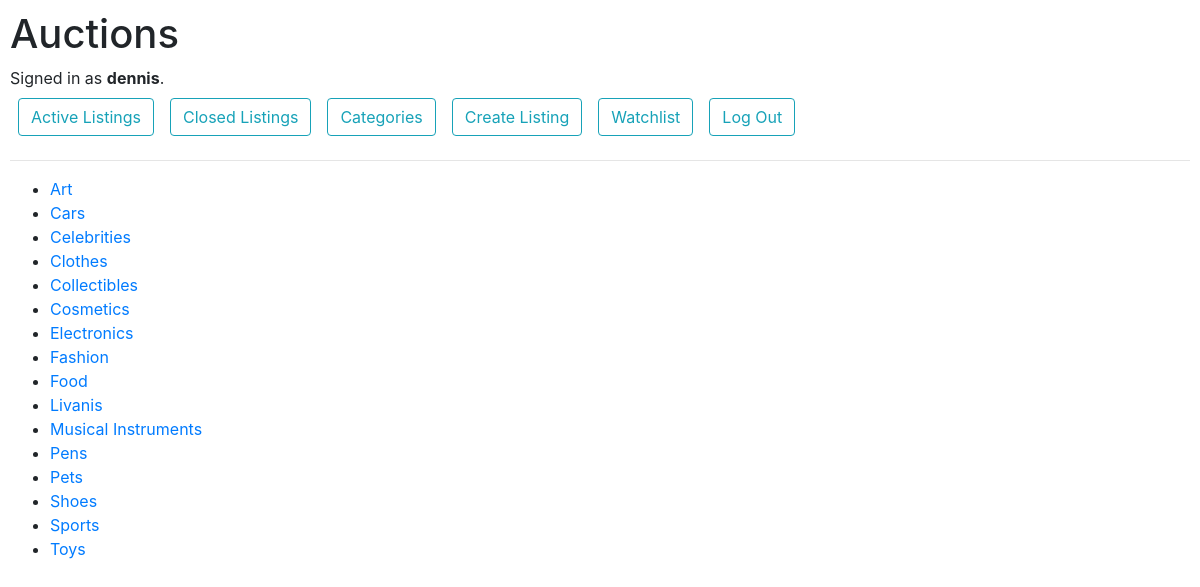
Page /categories/ (signed in) on the committed database.
### auctions/models.py (models this page shows, shortened)
class User(AbstractUser):
    pass

class Category(models.Model):
    category = models.CharField(max_length=20)
    class Meta:
        verbose_name = "Category"
        verbose_name_plural = "Categories"
        ordering = ['category']

### auctions/views.py (the view)
# urls.py: path("categories/", views.select_categories, name="select_categories"),
def select_categories(request):
    return render(request, "auctions/categories.html", {
        "categories": Category.objects.all()
    })

### auctions/templates/auctions/categories.html
{% extends "auctions/layout.html" %}
{%block body%}
    <ul>
        {% for category in categories%}
        <li><a href="{% url 'category' category.category %}">{{category.category}}</a>
        {%endfor%}
    </ul>
{%endblock%}

### auctions/templates/auctions/layout.html (shortened to what this page needs)
{% load static %}
<!DOCTYPE html>
<html lang="en">
    <head>
        <link rel="stylesheet" href="https://stackpath.bootstrapcdn.com/bootstrap/4.4.1/css/bootstrap.min.css">
        <link href="{% static 'auctions/styles.css' %}" rel="stylesheet">
    </head>
    <body>
        <h1>Auctions</h1>
        <div>
            {% if user.is_authenticated %}
                Signed in as <strong>{{ user.username }}</strong>.
            {% else %}
                Not signed in.
            {% endif %}
        </div>
        <ul class="nav">
            <li class="nav-item">
                <a class="btn btn btn-outline-info btn-md m-2" href="{% url 'index' %}">Active Listings</a>
            </li>
            <li class="nav-item">
                <a class="btn btn btn-outline-info btn-md m-2" href="{% url 'closed_listings' %}">Closed Listings</a>
            </li>
            <li class="nav-item">
                <a class="btn btn btn-outline-info btn-md m-2" href="{% url 'select_categories'%}">Categories</a>
            </li>
            {% if user.is_authenticated %}
                <li class="nav-item float-right">
                    <a class="btn btn-outline-info btn-md m-2" role="button" href="{% url 'create_listing' %}">Create Listing</a>
                </li>
                <li class="nav-item float-right">
                    <form action = "{% url 'watchlist' %}" method="POST">
                        <button type="submit" class="btn btn-outline-info btn-md m-2">Watchlist</button>
                    </form>
                </li>
                <li class="nav-item float-right">
                    <a class="btn btn-outline-info btn-md m-2" href="{% url 'logout' %}">Log Out</a>
                </li>
            {% endif %}
        </ul>
        <hr>
        {% block body %}
        {% endblock %}
    </body>
</html>

### auctions/static/auctions/styles.css (style rules this page uses)
body { padding: 10px; }

### rows in the picture
User: username "dennis"
Category: category "Art"
Category: category "Cars"
Category: category "Celebrities"
Category: category "Clothes"
Category: category "Collectibles"
Category: category "Cosmetics"
Category: category "Electronics"
Category: category "Fashion"
Category: category "Food"
Category: category "Livanis"
Category: category "Musical Instruments"
Category: category "Pens"
Category: category "Pets"
Category: category "Shoes"
Category: category "Sports"
Category: category "Toys"
